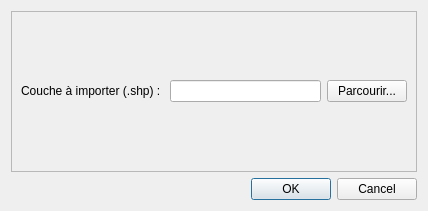
<?xml version="1.0" encoding="UTF-8"?>
<ui version="4.0">
 <class>ImportFeatures</class>
 <widget class="QDialog" name="ImportFeatures">
  <property name="geometry">
   <rect>
    <x>0</x>
    <y>0</y>
    <width>428</width>
    <height>211</height>
   </rect>
  </property>
  <property name="windowTitle">
   <string>Importer des entités depuis une couche</string>
  </property>
  <layout class="QVBoxLayout" name="verticalLayout">
   <item>
    <widget class="QScrollArea" name="scrollArea">
     <property name="widgetResizable">
      <bool>true</bool>
     </property>
     <widget class="QWidget" name="scrollAreaWidgetContents">
      <property name="geometry">
       <rect>
        <x>0</x>
        <y>0</y>
        <width>408</width>
        <height>162</height>
       </rect>
      </property>
      <layout class="QGridLayout" name="gridLayout">
       <item row="1" column="2">
        <widget class="QPushButton" name="psh_btn_import_lyr">
         <property name="text">
          <string>Parcourir...</string>
         </property>
        </widget>
       </item>
       <item row="1" column="0">
        <widget class="QLabel" name="label_import_lyr">
         <property name="text">
          <string>Couche à importer (.shp) : </string>
         </property>
        </widget>
       </item>
       <item row="1" column="1">
        <widget class="QLineEdit" name="line_edit_import_lyr"/>
       </item>
      </layout>
     </widget>
    </widget>
   </item>
   <item>
    <widget class="QDialogButtonBox" name="btn_box_import_lyr">
     <property name="orientation">
      <enum>Qt::Horizontal</enum>
     </property>
     <property name="standardButtons">
      <set>QDialogButtonBox::Cancel|QDialogButtonBox::Ok</set>
     </property>
    </widget>
   </item>
  </layout>
 </widget>
 <resources/>
 <connections>
  <connection>
   <sender>btn_box_import_lyr</sender>
   <signal>accepted()</signal>
   <receiver>ImportFeatures</receiver>
   <slot>accept()</slot>
   <hints>
    <hint type="sourcelabel">
     <x>248</x>
     <y>254</y>
    </hint>
    <hint type="destinationlabel">
     <x>157</x>
     <y>274</y>
    </hint>
   </hints>
  </connection>
  <connection>
   <sender>btn_box_import_lyr</sender>
   <signal>rejected()</signal>
   <receiver>ImportFeatures</receiver>
   <slot>reject()</slot>
   <hints>
    <hint type="sourcelabel">
     <x>316</x>
     <y>260</y>
    </hint>
    <hint type="destinationlabel">
     <x>286</x>
     <y>274</y>
    </hint>
   </hints>
  </connection>
 </connections>
</ui>
